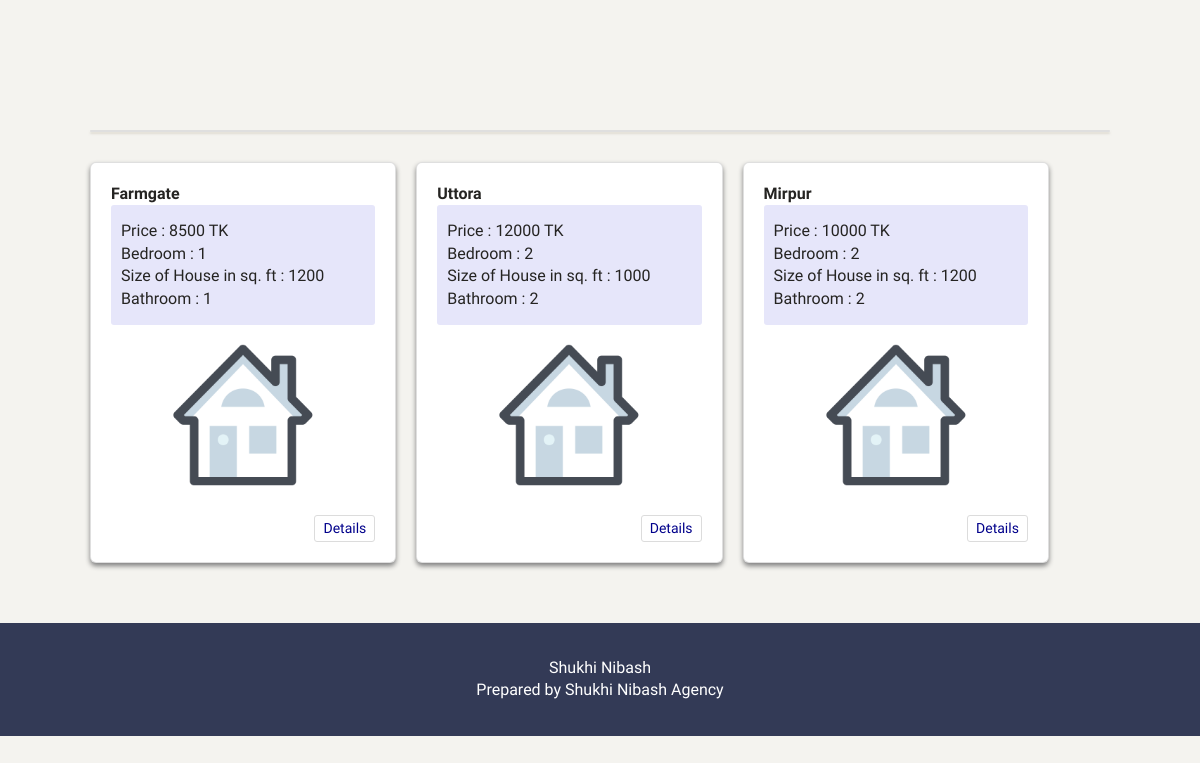
The page /availablehouse.php on the database its author committed.
### tables this page shows
CREATE TABLE `tbl_house` (
  `id` int(50) NOT NULL,
  `owner_id` int(50) NOT NULL,
  `tenant_id` int(50) NOT NULL,
  `address` text NOT NULL,
  `road_no` varchar(252) NOT NULL,
  `house_no` varchar(252) NOT NULL,
  `rental_value` varchar(50) NOT NULL,
  `house_type` varchar(50) NOT NULL,
  `floor` varchar(252) NOT NULL,
  `bedroom` varchar(50) NOT NULL,
  `sizehouse` varchar(5000) NOT NULL,
  `dinning_room` varchar(52) NOT NULL,
  `bathroom` varchar(50) NOT NULL,
  `kitchen` varchar(52) NOT NULL,
  `balconies` varchar(52) NOT NULL,
  `description` text NOT NULL,
  `active_status` int(11) NOT NULL,
  `request_status` int(11) NOT NULL,
  `img_1` varchar(252) NOT NULL,
  `img_2` varchar(252) NOT NULL,
  `img_3` varchar(252) NOT NULL
);

### Controller/baseController.php (called while the page is built, shortened)
<?php
  include_once 'lib/Database.php';
  class Basecontroller
  {
    public function __construct()
    {
      $this->db = new Database();
    }
  }
 ?>

### lib/Database.php (called while the page is built, shortened)
<?php
  class Database
  {
    private $hostdb = 'localhost';
    private $userdb = 'root';
    private $passdb = '';
    private $namedb = 'houserent';
    function __construct()
    {
      if (!isset($link)) {
        try {
          $pdo = new PDO("mysql:host=".$this->hostdb.";dbname=".$this->namedb,$this->userdb,$this->passdb);
          $pdo->setAttribute(PDO::ATTR_ERRMODE, PDO::ERRMODE_EXCEPTION);
          $pdo->exec("SET CHARACTER SET utf8");
          $this->link = $pdo;
        } catch (PDOException $e) {
          die("Failed to Connect with Database.".$e->getMessage());
        }
      }
    }
  }
 ?>

### Controller/Homecontroller.php (called while the page is built, shortened)
<?php
include_once 'Controller/baseController.php';
class Homecontroller extends Basecontroller
{
  public function gethomeDetails()
  {
    $sql = 'select * from tbl_house where active_status = :active_status order by id DESC';
    $query = $this->db->link->prepare($sql);
    $query->bindValue(':active_status', 0);
    $query->execute();
    $result = $query->fetchAll();
    return $result;
  }
}

### availablehouse.php (the view, shortened to what this page needs)
<?php
include 'inc/header.php';
include_once 'Controller/Homecontroller.php';
?>
<div class="available_page_area">
  <?php
  $home = new Homecontroller();
  $data = $home->gethomeDetails();
  ?>
  <div class="available_page_main container">
    <div class="search_house">
      <div class="search_house_inner card">
      </div>
    </div>
    <div class="all_houses row">
      <?php
      foreach ($data as $value) {
      ?>
        <div class="single_houses card">
          <div class="single_house_inner card-body">
            <div class="house_title">
              <p style="font-weight:600;"> <i class="fas fa-map-marker-alt"></i> <?php echo $value['address']; ?> </p>
              <p class="rent">Price : <?php echo $value['rental_value']; ?> TK
                <br>
                Bedroom : <?php if(isset($value['bedroom'])): ?>
                               <?php echo $value["bedroom"]; ?>
                        <?php endif; ?>
                <br>
                Size of House in sq. ft : <?php if(isset($value['sizehouse'])): ?>
                                <?php echo $value["sizehouse"]; ?>
                          <?php endif; ?>
                <br>
                Bathroom : <?php if(isset($value['bathroom'])): ?>
                          <?php echo $value["bathroom"]; ?>
                              <?php endif; ?>
              </p>
            </div>
            <div class="house_img">
              <img src="assets/images/house/house17.png" alt="House">
            </div>
            <a href="housedetails.php?house_id=<?php echo $value['id']; ?>">Details</a>
          </div>
        </div>
      <?php } ?>
    </div>
  </div>
</div>
<?php
include 'inc/footer.php';
?>

### assets/css/style.css (style rules this page uses)
.container { padding: 0px; max-width: 85%; }
body { font-family: poppins; }
h1, h2, h3, h4, h5, p, ul, .row { padding: 0px; margin: 0px; }
.single_house_inner a { padding: 2px 8px; border: 1px solid gainsboro; border-radius: 3px; color: darkblue; float: right; margin-top: 10px; transition: 0.4s; }
.house_img { height: 180px; width: 180px; margin: 0px auto; }
.house_img img { height: 100%; width: 100%; }
.all_houses { display: grid; grid-template-columns: auto auto auto auto; grid-column-gap: 20px; grid-row-gap: 20px; }
.single_houses { box-shadow: 0px 3px 5px 0px grey; transition: 0.4s; cursor: pointer; }
.available_page_main { padding: 5px 0px 40px 0px; }
.available_page_area { margin-top: 125px; }
.rent { background-color: lavender; padding: 15px 10px; border-radius: 3px; }
.search_house_inner { margin-bottom: 30px; }

### rows shown on the page
tbl_house: address "Farmgate", rental_value "8500", bedroom "1", sizehouse "1200", bathroom "1"
tbl_house: address "Uttora", rental_value "12000", bedroom "2", sizehouse "1000", bathroom "2"
tbl_house: address "Mirpur", rental_value "10000", bedroom "2", sizehouse "1200", bathroom "2"
